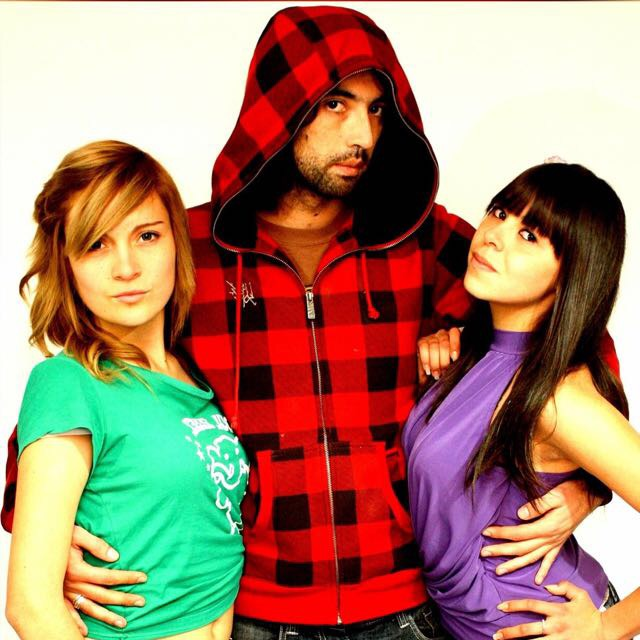
#> input picture foto2.JPG, 640 x 640 px
$ python tarea.py   (older library calls are emulated)
#> lines starting #> are read from the running program, lines starting #| are printed output that depends on the picture; after the words box and inside, x2 and y2 are one past the last pixel; in counts of white or black regions, pixels touching at a corner belong together
import cv2

# image = cv2.imread("foto.JPG")
# cv2.imshow("Faces found", image)
# cv2.waitKey(0)


# Get user supplied values
imagePath = "foto2.JPG"
cascPath = "haarcascade_frontalface_default.xml"

# Create the haar cascade
faceCascade = cv2.CascadeClassifier(cascPath)

# Read the image
image = cv2.imread(imagePath)
#> image is the input picture: shape (640, 640, 3); mean B, G, R 107.8, 129.4, 165.2
gray = cv2.cvtColor(image, cv2.COLOR_BGR2GRAY)
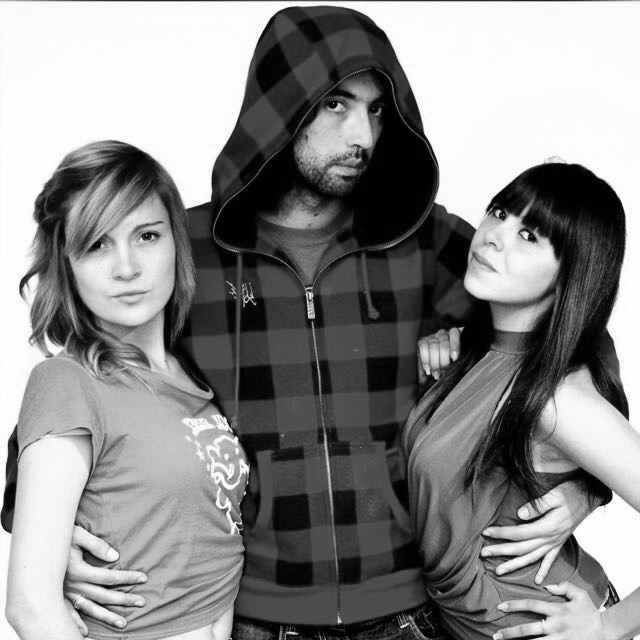
#> gray: shape (640, 640); min 0, max 255, mean 137.7

# Detect faces in the image
faces = faceCascade.detectMultiScale(
    gray,
    scaleFactor=1.1,
    minNeighbors=1,
    minSize=(30, 30),
    #flags = cv2.cv.CV_HAAR_SCALE_IMAGE
)
#> faces = [[211, 234, 60, 60], [187, 473, 60, 60], [57, 190, 135, 135], [24, 381, 147, 147], [310, 244, 186, 186], [209, 376, 184, 184]]

print("Found {0} faces!".format(len(faces)))
#| Found 6 faces!

# Draw a rectangle around the faces
for (x, y, w, h) in faces:
    cv2.rectangle(image, (x, y), (x+w, y+h), (0, 255, 0), 2)
#> this loop made 6 passes
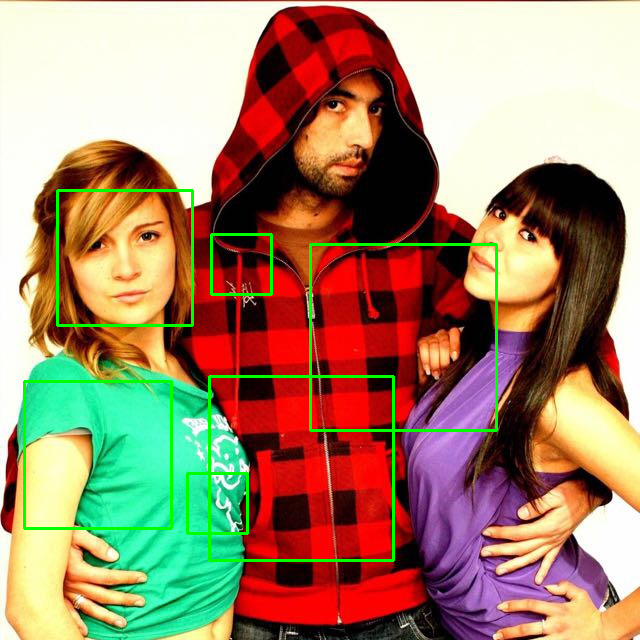
#> image: shape (640, 640, 3); 2.25% of pixels changed, all inside (x1, y1, x2, y2) = (23, 189, 498, 562)

cv2.imshow("Faces found", image)
cv2.waitKey(0)

#adrianMiranda

$ run again, with foto.JPG copied over foto2.JPG
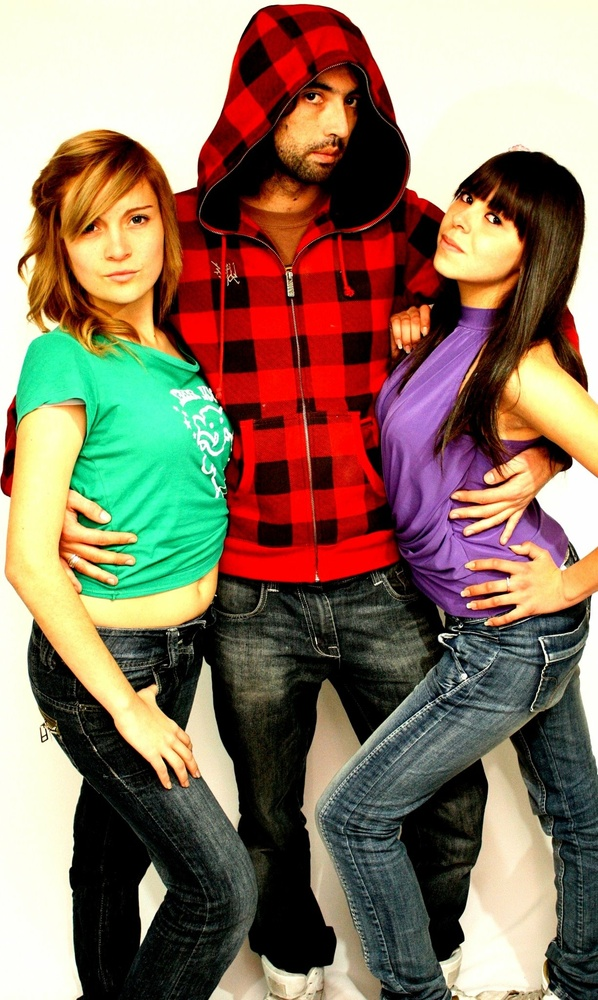
#> input picture foto.JPG, 598 x 1000 px, shrunk from 1225 x 2048 before the run
#> image is the input picture: shape (1000, 598, 3); mean B, G, R 98.9, 118.4, 139.6
#> `gray = cv2.cvtColor(image, cv2.COLOR_BGR2GRAY)`:
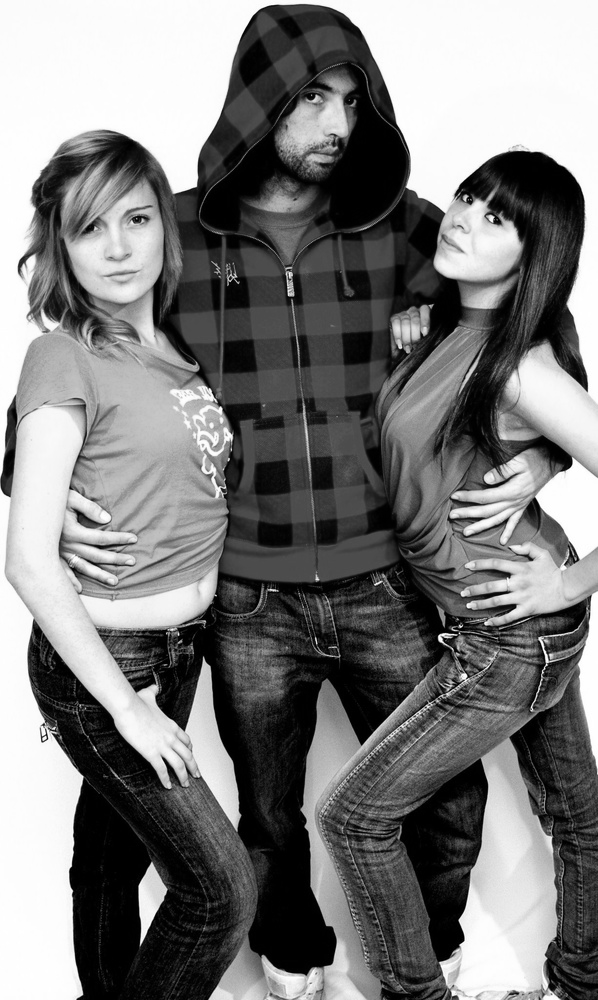
#> gray: shape (1000, 598); min 0, max 255, mean 122.6
#> faces = [[342, 879, 51, 51], [386, 929, 51, 51], [199, 552, 79, 79], [326, 805, 86, 86], [54, 178, 124, 124], [217, 634, 83, 83], [33, 368, 116, 116], [250, 538, 144, 144], [285, 221, 184, 184], [136, 224, 186, 186]]
#| Found 10 faces!
#> the loop `for (x, y, w, h) in faces:` made 10 passes
#> after the loop `for (x, y, w, h) in faces:`:
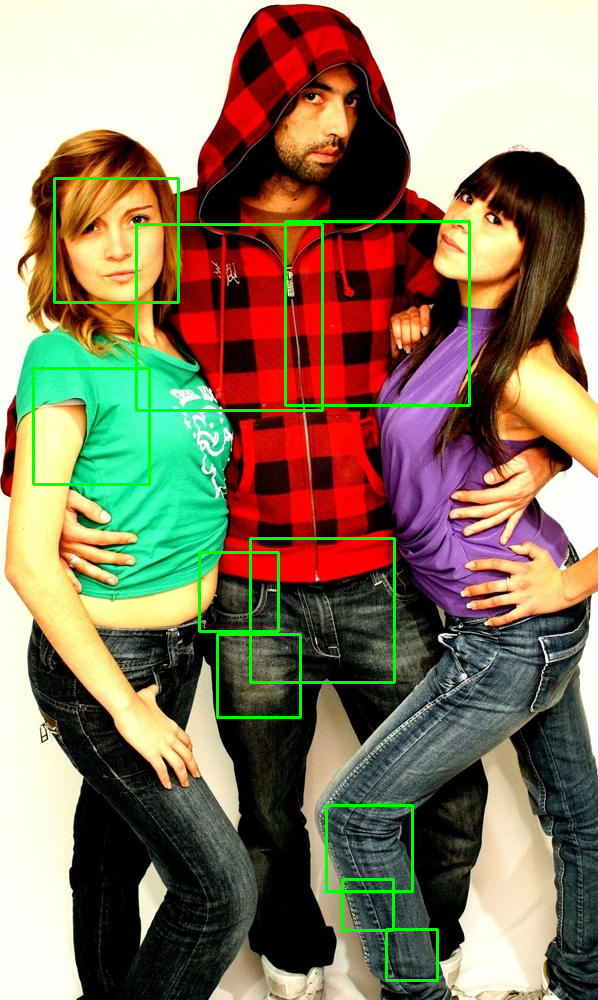
#> image: shape (1000, 598, 3); 2.19% of pixels changed, all inside (x1, y1, x2, y2) = (32, 177, 471, 982)
